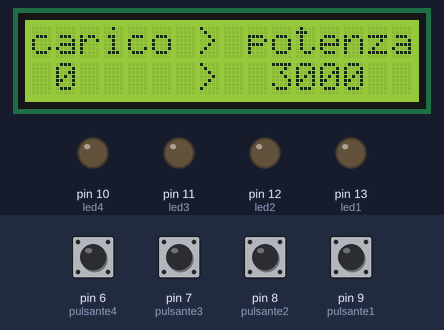
This sketch was run on a simulated Arduino Uno, built with avr-gcc and run on an emulated ATmega328P. On the bench: 16×2 character LCD, output pins drawn as LEDs (lit = HIGH). The test bench sets the inputs (shaded band); at power-on: pin 6 (pulsante4), pin 7 (pulsante3), pin 8 (pulsante2), pin 9 (pulsante1) LOW.

Above: at 1.3 s.
1.4 s: pin 6 (pulsante4) pulled HIGH for 0.15 s
At 2.6 s:
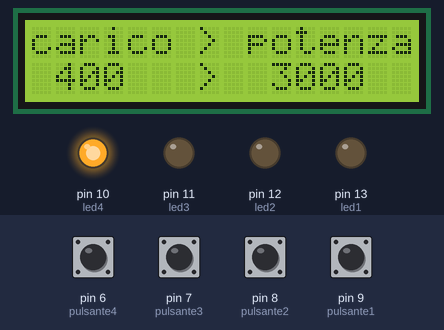
3.0 s: pin 7 (pulsante3) pulled HIGH for 0.15 s
At 4.0 s:
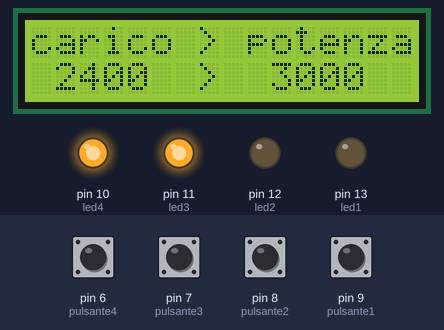
4.6 s: pin 8 (pulsante2) pulled HIGH for 0.15 s
At 4.75 s:
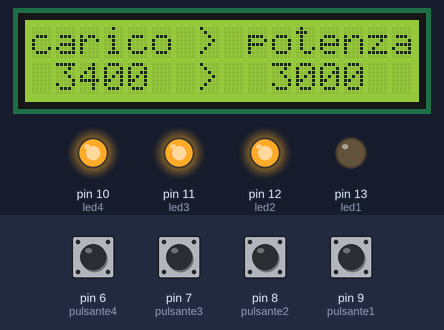
6.3 s: pin 9 (pulsante1) pulled HIGH for 0.15 s
At 7.5 s:
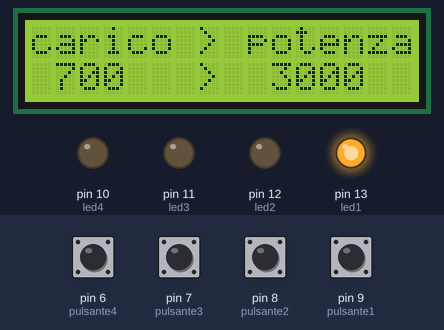
7.9 s: pin 6 (pulsante4) pulled HIGH for 1 s
At 8.9 s:
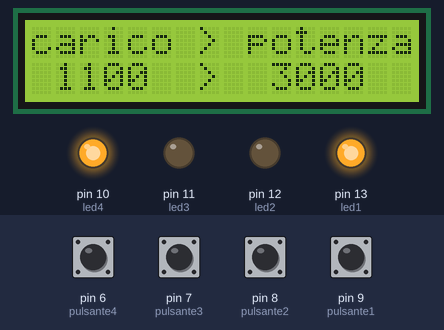
10.4 s: pin 7 (pulsante3) pulled HIGH for 1 s
At 10.55 s:
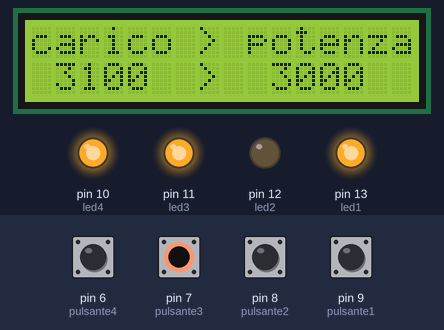
Timing chart, 0 to 13.4 s (numbered marks = the images above; inputs shaded):
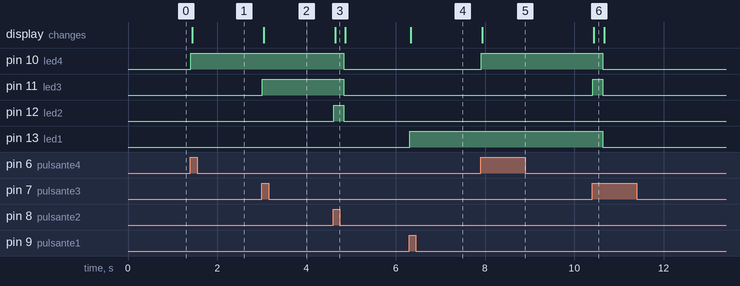

The sketch:

home-meter.ino
```cpp
#include <LiquidCrystal_I2C.h>

LiquidCrystal_I2C lcd(0x27,16,2);

int led1=13;       //lavatrice
int led2=12;       //forno
int led3=11;       //aspirapolvere
int led4=10;       //asciuga capelli
int pulsante1=9;
int pulsante2=8;
int pulsante3=7;
int pulsante4=6;
int statopuls1=LOW;
int statopuls2=LOW;
int statopuls3=LOW;
int statopuls4=LOW;
int carico=0;
int potenza=3000;
bool test1=false;
bool test2=false;
bool test3=false;
bool test4=false;
int x1=0;
int x2=0;
int x3=0;
int x4=0;

void setup() {
  lcd.init();
  lcd.backlight();
  lcd.begin(16,2);
  pinMode(led1,OUTPUT);
  pinMode(led2,OUTPUT);
  pinMode(led3,OUTPUT);
  pinMode(led4,OUTPUT);
  pinMode(pulsante1,INPUT);
  pinMode(pulsante2,INPUT);
  pinMode(pulsante3,INPUT);
  pinMode(pulsante4,INPUT);
  lcd.setCursor(0,0);
  lcd.print("carico");
  lcd.setCursor(7,0);
  lcd.print(">");
  lcd.setCursor(9,0);
  lcd.print("potenza");

  lcd.setCursor(1,1);
  lcd.print(carico);
  lcd.setCursor(7,1);
  lcd.print(">");
  lcd.setCursor(10,1);
  lcd.print(potenza);
}

void loop() {
  statopuls1=digitalRead(pulsante1);
  statopuls2=digitalRead(pulsante2);
  statopuls3=digitalRead(pulsante3);
  statopuls4=digitalRead(pulsante4);


  if(statopuls1==HIGH and test1==false){
    test1=true;
    delay(10);
  }

  if(test1==true){
    while(x1<1){
      digitalWrite(led1,HIGH);
      x1++;
      carico=carico + 700;    //lavatrice
      lcd.clear();
      lcd.setCursor(0,0);
      lcd.print("carico");
      lcd.setCursor(7,0);
      lcd.print(">");
      lcd.setCursor(9,0);
      lcd.print("potenza");

      lcd.setCursor(1,1);
      lcd.print(carico);
      lcd.setCursor(7,1);
      lcd.print(">");
      lcd.setCursor(10,1);
      lcd.print(potenza);
      delay(200);
    }
   }


  if(statopuls2==HIGH and test2==false){
    test2=true;
    delay(10);
  }

  if(test2==true){
    while(x2<1){
      digitalWrite(led2,HIGH);
      x2++;
      carico=carico + 1000;    //forno
      lcd.clear();
      lcd.setCursor(0,0);
      lcd.print("carico");
      lcd.setCursor(7,0);
      lcd.print(">");
      lcd.setCursor(9,0);
      lcd.print("potenza");

      lcd.setCursor(1,1);
      lcd.print(carico);
      lcd.setCursor(7,1);
      lcd.print(">");
      lcd.setCursor(10,1);
      lcd.print(potenza);
      delay(200);
    }
  }


  if(statopuls3==HIGH and test3==false){
    test3=true;
    delay(10);
  }

  if(test3==true){
    while(x3<1){
      digitalWrite(led3,HIGH);
      x3++;
      carico=carico + 2000;    //aspirapolvere
      lcd.clear();
      lcd.setCursor(0,0);
      lcd.print("carico");
      lcd.setCursor(7,0);
      lcd.print(">");
      lcd.setCursor(9,0);
      lcd.print("potenza");

      lcd.setCursor(1,1);
      lcd.print(carico);
      lcd.setCursor(7,1);
      lcd.print(">");
      lcd.setCursor(10,1);
      lcd.print(potenza);
      delay(200);
    }
  }


  if(statopuls4==HIGH and test4==false){
    test4=true;
    delay(10);
  }

  if(test4==true){
    while(x4<1){
      digitalWrite(led4,HIGH);
      x4++;
      carico=carico + 400;    //asciuga capelli
      lcd.clear();
      lcd.setCursor(0,0);
      lcd.print("carico");
      lcd.setCursor(7,0);
      lcd.print(">");
      lcd.setCursor(9,0);
      lcd.print("potenza");

      lcd.setCursor(1,1);
      lcd.print(carico);
      lcd.setCursor(7,1);
      lcd.print(">");
      lcd.setCursor(10,1);
      lcd.print(potenza);
      delay(200);
    }
  }


  if(carico>=potenza){
    test1=false;
    test2=false;
    test3=false;
    test4=false;
    digitalWrite(led1,LOW);
    digitalWrite(led2,LOW);
    digitalWrite(led3,LOW);
    digitalWrite(led4,LOW);
    carico=0;
    x1=0;
    x2=0;
    x3=0;
    x4=0;
    lcd.clear();
    lcd.setCursor(0,0);
    lcd.print("carico");
    lcd.setCursor(7,0);
    lcd.print(">");
    lcd.setCursor(9,0);
    lcd.print("potenza");

    lcd.setCursor(1,1);
    lcd.print(carico);
    lcd.setCursor(7,1);
    lcd.print(">");
    lcd.setCursor(10,1);
    lcd.print(potenza);
    delay(1000);
 }
}
```

Measured:
- after the input at 1.4 s, pin 10 (led4): LOW → HIGH at once; the display: changes at once (image 1)
- after the input at 3.0 s, pin 11 (led3): LOW → HIGH at once; the display: changes at once (image 2)
- after the input at 4.6 s, pin 10 (led4), pin 11 (led3): HIGH → LOW after 0.24 s; pin 12 (led2): LOW → HIGH at once, → LOW 0.23 s later; the display: changes at once (image 3)
- after the input at 6.3 s, pin 13 (led1): LOW → HIGH at once; the display: changes at once (image 4)
- after the input at 7.9 s, pin 10 (led4): LOW → HIGH at once; the display: changes at once (image 5)
- after the input at 10.4 s, pin 10 (led4), pin 13 (led1): HIGH → LOW after 0.24 s; pin 11 (led3): LOW → HIGH at once, → LOW 0.23 s later; the display: changes at once (image 6)
